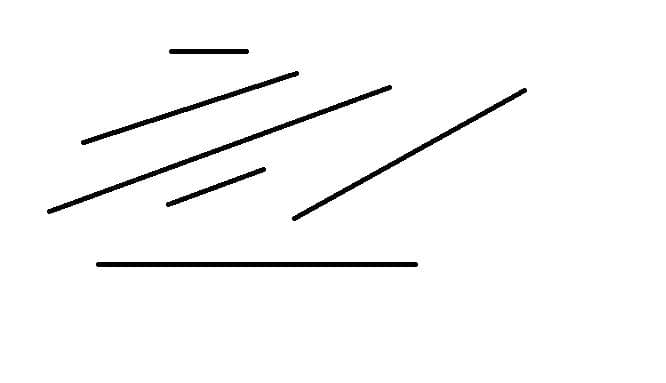
#> input picture src/images/line.jpg, 666 x 383 px
$ python q3.py
#> lines starting #> are read from the running program, lines starting #| are printed output that depends on the picture; after the words box and inside, x2 and y2 are one past the last pixel; in counts of white or black regions, pixels touching at a corner belong together
import cv2
import numpy as np
from matplotlib import pyplot as plt

img = cv2.imread('../images/line.jpg')
#> img is the input picture: shape (383, 666, 3); min 0, max 255, mean 248.2
img2 = img.copy()
figure_size = 5
gray = cv2.cvtColor(img,cv2.COLOR_BGR2GRAY)
img = cv2.GaussianBlur(gray,(figure_size, figure_size),0)
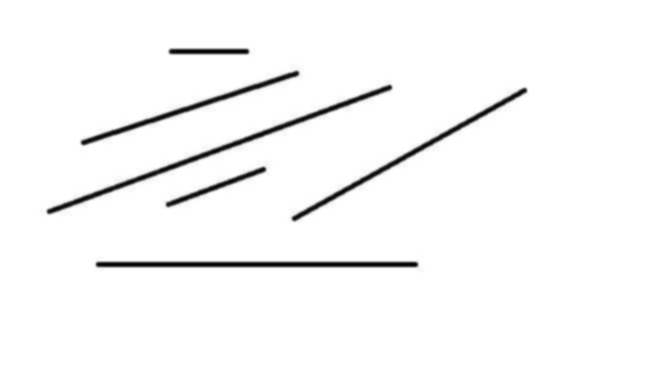
#> img: shape (383, 666); min 1, max 255, mean 248.2
edges = cv2.Canny(img,50,150,apertureSize = 3)
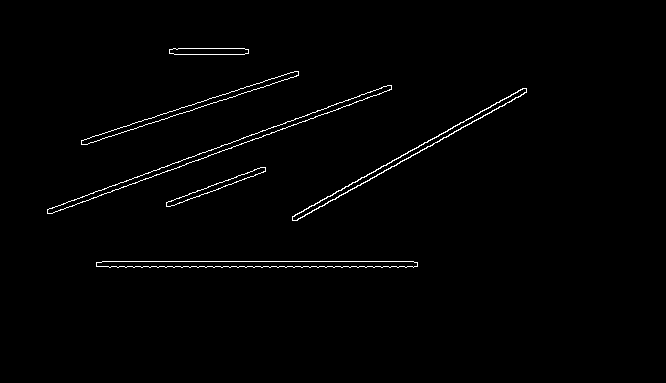
#> edges: shape (383, 666); 1.2% white in thin lines or dots, all inside (x1, y1, x2, y2) = (47, 48, 527, 268)
minLineLength = 5
maxLineGap = 0
lines = cv2.HoughLinesP(edges,1,np.pi/180,10,minLineLength = minLineLength,maxLineGap = maxLineGap)
#> lines = 114 rows, first 6: [367, 266, 372, 266], [239, 144, 248, 141], [396, 164, 428, 146], [109, 136, 114, 135], [180, 113, 188, 111], [102, 261, 413, 261]
for i in range (0,len(lines)):
  for x1,y1,x2,y2 in lines[i]:
    cv2.line(img2,(x1,y1),(x2,y2),(0,255,0),2)
#> this loop made 114 passes
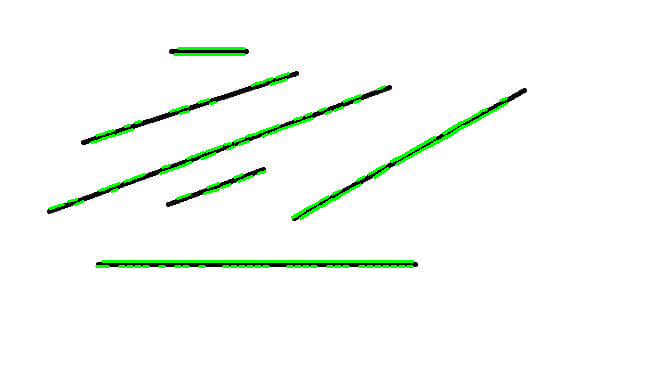
#> img2: shape (383, 666, 3); 1.98% of pixels changed, all inside (x1, y1, x2, y2) = (48, 47, 508, 268)

plt.figure(figsize=(8,5))
plt.subplot(111)
plt.imshow(img2,cmap = 'gray')
plt.title('Detected Lines')
plt.xticks([])
plt.yticks([])
plt.show()

cv2.imwrite('../images/res3_5.jpg',img2)
